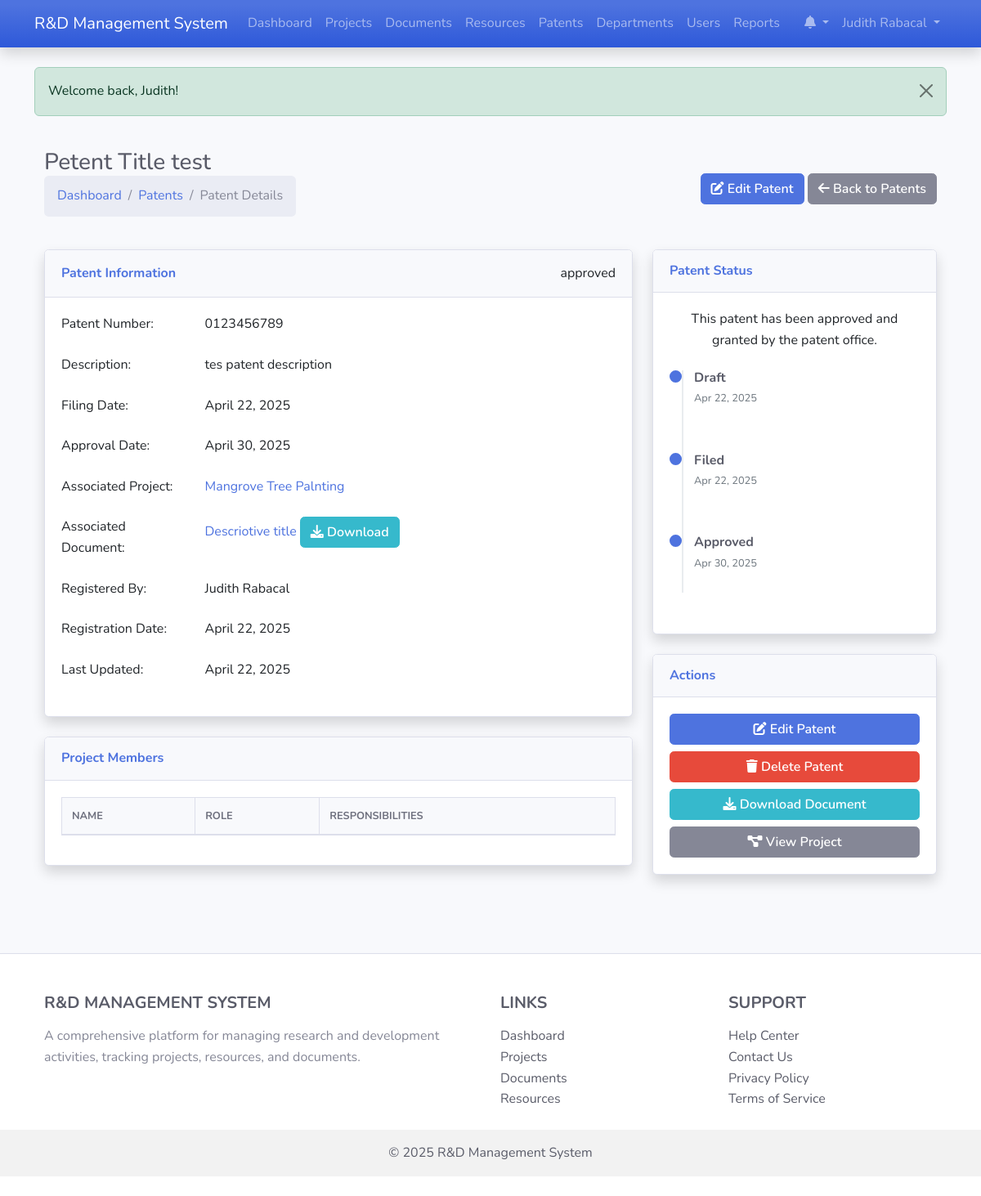
The page /patent_detail.php?id=1 (signed in) on the database its author committed.
### tables this page shows
CREATE TABLE `users` (
  `id` int(11) NOT NULL,
  `username` varchar(50) NOT NULL,
  `password` varchar(255) NOT NULL,
  `email` varchar(100) NOT NULL,
  `first_name` varchar(50) NOT NULL,
  `last_name` varchar(50) NOT NULL,
  `role_id` int(11) NOT NULL,
  `department_id` int(11) DEFAULT NULL,
  `is_active` tinyint(1) DEFAULT 1,
  `last_login` datetime DEFAULT NULL,
  `created_at` timestamp NOT NULL DEFAULT current_timestamp(),
  `updated_at` timestamp NOT NULL DEFAULT current_timestamp() ON UPDATE current_timestamp()
);

CREATE TABLE `patents` (
  `id` int(11) NOT NULL,
  `title` varchar(100) NOT NULL,
  `description` text DEFAULT NULL,
  `patent_number` varchar(50) DEFAULT NULL,
  `filing_date` date DEFAULT NULL,
  `approval_date` date DEFAULT NULL,
  `status` enum('draft','filed','approved','rejected') DEFAULT 'draft',
  `project_id` int(11) DEFAULT NULL,
  `document_id` int(11) DEFAULT NULL,
  `created_by` int(11) NOT NULL,
  `created_at` timestamp NOT NULL DEFAULT current_timestamp(),
  `updated_at` timestamp NOT NULL DEFAULT current_timestamp() ON UPDATE current_timestamp()
);

CREATE TABLE `projects` (
  `id` int(11) NOT NULL,
  `title` varchar(100) NOT NULL,
  `description` text DEFAULT NULL,
  `start_date` date DEFAULT NULL,
  `end_date` date DEFAULT NULL,
  `status` enum('planning','in_progress','completed','on_hold','cancelled') DEFAULT 'planning',
  `budget` decimal(15,2) DEFAULT NULL,
  `department_id` int(11) DEFAULT NULL,
  `created_by` int(11) NOT NULL,
  `created_at` timestamp NOT NULL DEFAULT current_timestamp(),
  `updated_at` timestamp NOT NULL DEFAULT current_timestamp() ON UPDATE current_timestamp()
);

CREATE TABLE `documents` (
  `id` int(11) NOT NULL,
  `title` varchar(100) NOT NULL,
  `description` text DEFAULT NULL,
  `file_path` varchar(255) NOT NULL,
  `file_type` varchar(50) DEFAULT NULL,
  `file_size` int(11) DEFAULT NULL,
  `type` enum('research_paper','faculty_evaluation','patent','report','other') NOT NULL,
  `project_id` int(11) DEFAULT NULL,
  `uploaded_by` int(11) NOT NULL,
  `upload_date` datetime DEFAULT current_timestamp(),
  `created_at` timestamp NOT NULL DEFAULT current_timestamp(),
  `updated_at` timestamp NOT NULL DEFAULT current_timestamp() ON UPDATE current_timestamp(),
  `submit_to_journal` varchar(60) NOT NULL
);

### patent_detail.php (the view, shortened to what the rows shown need)
<?php
require_once 'classes/Document.php';
$patent = new Patent();
$project = new Project();
$user = new User();
$document = new Document();
$patentId = $_GET['id'];
$patentData = $patent->getById($patentId);
$projectData = null;
if ($patentData['project_id']) {
    $projectData = $project->getById($patentData['project_id']);
}
$documentData = null;
if ($patentData['document_id']) {
    $documentData = $document->getById($patentData['document_id']);
}
$creatorData = null;
if ($patentData['created_by']) {
    $creatorData = $user->getById($patentData['created_by']);
}
include 'includes/header.php';
?>
<div class="container-fluid py-4">
    <div class="d-flex justify-content-between align-items-center mb-4">
        <div>
            <h1 class="h3 mb-0 text-gray-800"><?php echo htmlspecialchars($patentData['title']); ?></h1>
            <nav aria-label="breadcrumb">
                <ol class="breadcrumb">
                </ol>
            </nav>
        </div>
    </div>
    <div class="row">
        <div class="col-lg-8">
            <div class="card shadow mb-4">
                <div class="card-header py-3 d-flex flex-row align-items-center justify-content-between">
                    <h6 class="m-0 font-weight-bold text-primary">Patent Information</h6>
                    <div>
                        <?php
                            $statusLabels = [
                                'draft' => '<span class="badge bg-secondary">Draft</span>',
                                'filed' => '<span class="badge bg-primary">Filed</span>',
                                'approved' => '<span class="badge bg-success">Approved</span>',
                                'rejected' => '<span class="badge bg-danger">Rejected</span>'
                            ];
                            echo $statusLabels[$patentData['status']] ?? $patentData['status'];
                        ?>
                    </div>
                </div>
                <div class="card-body">
                    <div class="row mb-4">
                        <div class="col-md-3 font-weight-bold">Patent Number:</div>
                        <div class="col-md-9">
                            <?php echo !empty($patentData['patent_number']) ? htmlspecialchars($patentData['patent_number']) : '<span class="text-muted">Not Assigned</span>'; ?>
                        </div>
                    </div>
                    <div class="row mb-4">
                        <div class="col-md-3 font-weight-bold">Description:</div>
                        <div class="col-md-9">
                            <?php echo !empty($patentData['description']) ? nl2br(htmlspecialchars($patentData['description'])) : '<span class="text-muted">No description provided</span>'; ?>
                        </div>
                    </div>
                    <div class="row mb-4">
                        <div class="col-md-3 font-weight-bold">Filing Date:</div>
                        <div class="col-md-9">
                            <?php echo !empty($patentData['filing_date']) ? date('F d, Y', strtotime($patentData['filing_date'])) : '<span class="text-muted">Not Filed</span>'; ?>
                        </div>
                    </div>
                    <div class="row mb-4">
                        <div class="col-md-3 font-weight-bold">Approval Date:</div>
                        <div class="col-md-9">
                            <?php echo !empty($patentData['approval_date']) ? date('F d, Y', strtotime($patentData['approval_date'])) : '<span class="text-muted">Not Approved</span>'; ?>
                        </div>
                    </div>
                    <div class="row mb-4">
                        <div class="col-md-9">
                            <?php
                                if ($projectData) {
                                    echo '<a href="project_detail.php?id=' . $projectData['id'] . '">' . htmlspecialchars($projectData['title']) . '</a>';
                                } else {
                                    echo '<span class="text-muted">None</span>';
                                }
                            ?>
                        </div>
                    </div>
                    <div class="row mb-4">
                        <div class="col-md-9">
                            <?php
                                if ($documentData) {
                                    echo '<a href="document_detail.php?id=' . $documentData['id'] . '">' . htmlspecialchars($documentData['title']) . '</a>';
                                    echo ' <a href="' . htmlspecialchars($documentData['file_path']) . '" target="_blank" class="btn btn-sm btn-info"><i class="fas fa-download"></i> Download</a>';
                                } else {
                                    echo '<span class="text-muted">None</span>';
                                }
                            ?>
                        </div>
                    </div>
                    <div class="row mb-4">
                        <div class="col-md-3 font-weight-bold">Registered By:</div>
                        <div class="col-md-9">
                            <?php
                                if ($creatorData) {
                                    echo htmlspecialchars($creatorData['first_name'] . ' ' . $creatorData['last_name']);
                                } else {
                                    echo '<span class="text-muted">Unknown</span>';
                                }
                            ?>
                        </div>
                    </div>
                    <div class="row mb-4">
                        <div class="col-md-3 font-weight-bold">Registration Date:</div>
                        <div class="col-md-9">
                            <?php echo date('F d, Y', strtotime($patentData['created_at'])); ?>
                        </div>
                    </div>
                    <div class="row mb-4">
                        <div class="col-md-3 font-weight-bold">Last Updated:</div>
                        <div class="col-md-9">
                            <?php echo date('F d, Y', strtotime($patentData['updated_at'])); ?>
                        </div>
                    </div>
                </div>
            </div>
            <?php if ($projectData): ?>
            <div class="card shadow mb-4">
                <div class="card-body">
                    <?php
                    $projectMembers = $project->getMembers($projectData['id']);
                    if (empty($projectMembers)):
                    ?>
                        <p class="text-center text-muted">No members assigned to this project.</p>
                    <?php else: ?>
                        <div class="table-responsive">
                            <table class="table table-bordered" width="100%" cellspacing="0">
                                <thead>
                                    <tr>
                                        <th>Name</th>
                                        <th>Role</th>
                                        <th>Responsibilities</th>
                                    </tr>
                                </thead>
                            </table>
                        </div>
                    <?php endif; ?>
                </div>
            </div>
            <?php endif; ?>
        </div>
        <div class="col-lg-4">
            <div class="card shadow mb-4">
                <div class="card-body">
                    <div class="text-center mb-4">
                        <?php
                        $statusDescriptions = [
                            'draft' => 'This patent is in the draft stage. It has not been filed with the patent office yet.',
                            'filed' => 'This patent has been filed with the patent office and is awaiting review.',
                            'approved' => 'This patent has been approved and granted by the patent office.',
                            'rejected' => 'This patent application has been rejected by the patent office.'
                        ];
                        echo '<p>' . ($statusDescriptions[$patentData['status']] ?? '') . '</p>';
                        ?>
                    </div>
                    <div class="patent-timeline">
                        <div class="timeline-item <?php echo in_array($patentData['status'], ['draft', 'filed', 'approved', 'rejected']) ? 'active' : ''; ?>">
                            <div class="timeline-content">
                                <h6 class="timeline-title">Draft</h6>
                                <p class="timeline-date">
                                    <?php echo date('M d, Y', strtotime($patentData['created_at'])); ?>
                                </p>
                            </div>
                        </div>
                        <div class="timeline-item <?php echo in_array($patentData['status'], ['filed', 'approved', 'rejected']) ? 'active' : ''; ?>">
                            <div class="timeline-content">
                                <h6 class="timeline-title">Filed</h6>
                                <p class="timeline-date">
                                    <?php echo !empty($patentData['filing_date']) ? date('M d, Y', strtotime($patentData['filing_date'])) : 'Not Filed'; ?>
                                </p>
                            </div>
                        </div>
                        <div class="timeline-item <?php echo in_array($patentData['status'], ['approved', 'rejected']) ? 'active' : ''; ?>">
                            <div class="timeline-content">
                                <h6 class="timeline-title"><?php echo $patentData['status'] == 'rejected' ? 'Rejected' : 'Approved'; ?></h6>
                                <p class="timeline-date">
                                    <?php
                                        if ($patentData['status'] == 'approved' && !empty($patentData['approval_date'])) {
                                            echo date('M d, Y', strtotime($patentData['approval_date']));
                                        } else if ($patentData['status'] == 'rejected' && !empty($patentData['updated_at'])) {
                                            echo date('M d, Y', strtotime($patentData['updated_at']));
                                        } else {
                                            echo 'Pending';
                                        }
                                    ?>
                                </p>
                            </div>
                        </div>
                    </div>
                </div>
            </div>
        </div>
    </div>
</div>
<?php include 'includes/footer.php'; ?>

### includes/header.php (shortened to what the rows shown need)
<?php
$isLoggedIn = isset($_SESSION['user_id']);
$currentUser = null;
if ($isLoggedIn) {
    $userObj = new User();
    $currentUser = $userObj->getById($_SESSION['user_id']);
}
?>
<!DOCTYPE html>
<html lang="en">
<head>
    <link href="https://cdn.jsdelivr.net/npm/bootstrap@5.3.0-alpha1/dist/css/bootstrap.min.css" rel="stylesheet">
    <link rel="stylesheet" href="https://cdnjs.cloudflare.com/ajax/libs/font-awesome/6.0.0/css/all.min.css">
    <link rel="stylesheet" href="https://cdn.datatables.net/1.11.5/css/dataTables.bootstrap5.min.css">
    <link rel="stylesheet" href="assets/css/style.css">
</head>
<body>
    <nav class="navbar navbar-expand-lg navbar-dark bg-gradient-primary shadow">
        <div class="container">
            <div class="collapse navbar-collapse" id="navbarNav">
                <ul class="navbar-nav">
                    <?php if ($isLoggedIn): ?>
                        <li class="nav-item dropdown">
                            <a class="nav-link dropdown-toggle" href="#" id="notificationsDropdown" role="button" data-bs-toggle="dropdown" aria-expanded="false">
                                <i class="fas fa-bell"></i>
                            </a>
                        </li>
                        <li class="nav-item dropdown">
                            <a class="nav-link dropdown-toggle" href="#" id="userDropdown" role="button" data-bs-toggle="dropdown" aria-expanded="false">
                                <?php echo htmlspecialchars($currentUser['first_name'] . ' ' . $currentUser['last_name']); ?>
                            </a>
                        </li>
                    <?php endif; ?>
                </ul>
            </div>
        </div>
    </nav>
    <div class="container mt-4">

### rows shown on the page
users: first_name+last_name "Judith Rabacal"
patents: title "Petent Title test", status "approved", patent_number "0123456789", description "tes patent description", filing_date "April 22, 2025", approval_date "April 30, 2025", created_at "April 22, 2025", updated_at "April 22, 2025", status "This patent has been approved and granted by the patent office.", created_at "Apr 22, 2025", filing_date "Apr 22, 2025", approval_date "Apr 30, 2025"
projects: title "Mangrove Tree Palnting"
documents: title "Descriotive title"

### other values the page prints
$_SESSION['success_message'] "Welcome back, Judith!"
